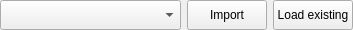
<?xml version="1.0" encoding="UTF-8"?>
<ui version="4.0">
 <class>WidgetSelectTELayerImport</class>
 <widget class="QWidget" name="WidgetSelectTELayerImport">
  <property name="geometry">
   <rect>
    <x>0</x>
    <y>0</y>
    <width>353</width>
    <height>30</height>
   </rect>
  </property>
  <property name="sizePolicy">
   <sizepolicy hsizetype="Preferred" vsizetype="Expanding">
    <horstretch>0</horstretch>
    <verstretch>0</verstretch>
   </sizepolicy>
  </property>
  <property name="windowTitle">
   <string>Form</string>
  </property>
  <layout class="QHBoxLayout" name="horizontalLayout">
   <property name="margin">
    <number>0</number>
   </property>
   <item>
    <widget class="QComboBox" name="comboBox_layers">
     <property name="minimumSize">
      <size>
       <width>0</width>
       <height>30</height>
      </size>
     </property>
    </widget>
   </item>
   <item>
    <widget class="QPushButton" name="pushButton_import">
     <property name="sizePolicy">
      <sizepolicy hsizetype="Fixed" vsizetype="Fixed">
       <horstretch>0</horstretch>
       <verstretch>0</verstretch>
      </sizepolicy>
     </property>
     <property name="minimumSize">
      <size>
       <width>0</width>
       <height>30</height>
      </size>
     </property>
     <property name="text">
      <string>Import</string>
     </property>
    </widget>
   </item>
   <item>
    <widget class="QPushButton" name="pushButton_load_existing">
     <property name="sizePolicy">
      <sizepolicy hsizetype="Fixed" vsizetype="Fixed">
       <horstretch>0</horstretch>
       <verstretch>0</verstretch>
      </sizepolicy>
     </property>
     <property name="minimumSize">
      <size>
       <width>0</width>
       <height>30</height>
      </size>
     </property>
     <property name="text">
      <string>Load existing</string>
     </property>
    </widget>
   </item>
  </layout>
 </widget>
 <resources/>
 <connections/>
</ui>
